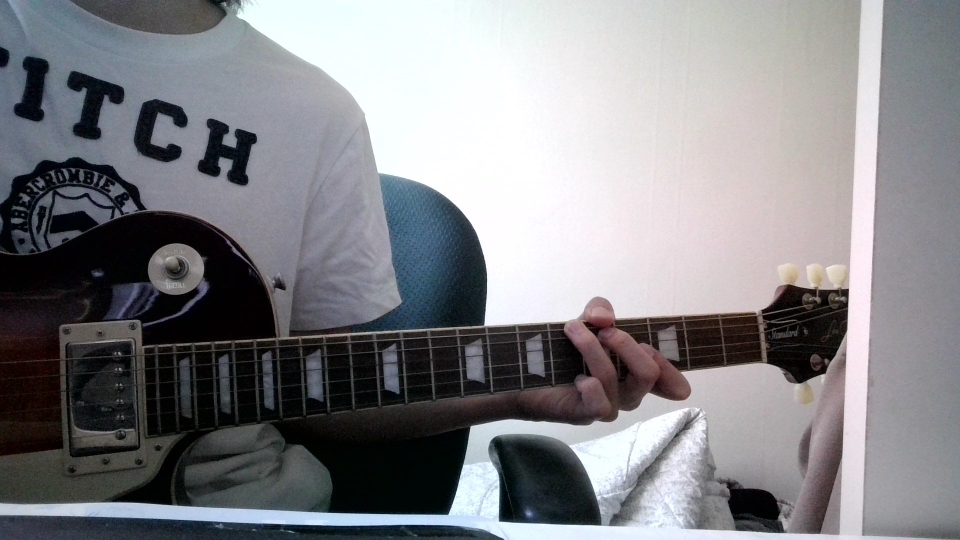
#> input picture project2/src/hyonj.jpg, 1920 x 1080 px, given in place of That's Hilarious.mp4, which was not available (shown at 1/2 size)
$ python fret_test.py   (older library calls are emulated)
#> lines starting #> are read from the running program, lines starting #| are printed output that depends on the picture; after the words box and inside, x2 and y2 are one past the last pixel; in counts of white or black regions, pixels touching at a corner belong together; pictures that were not available may be replaced by others from this repository, and a replacement may not be noted
import cv2
import numpy as np
#from strings import Strings

cap = cv2.VideoCapture('That\'s Hilarious.mp4')
cap.set(1, 200)

ret, image = cap.read()
#> image is the input picture: shape (1080, 1920, 3); mean B, G, R 135.1, 131.5, 131.4

image = image[200:500, 400:]
#> image: shape (300, 1520, 3)
image = cv2.imread("../guitar-fingering-recognition-86172fff95313f403475d913c69e564dcd0e0035/pictures2/chordD_2.jpg")
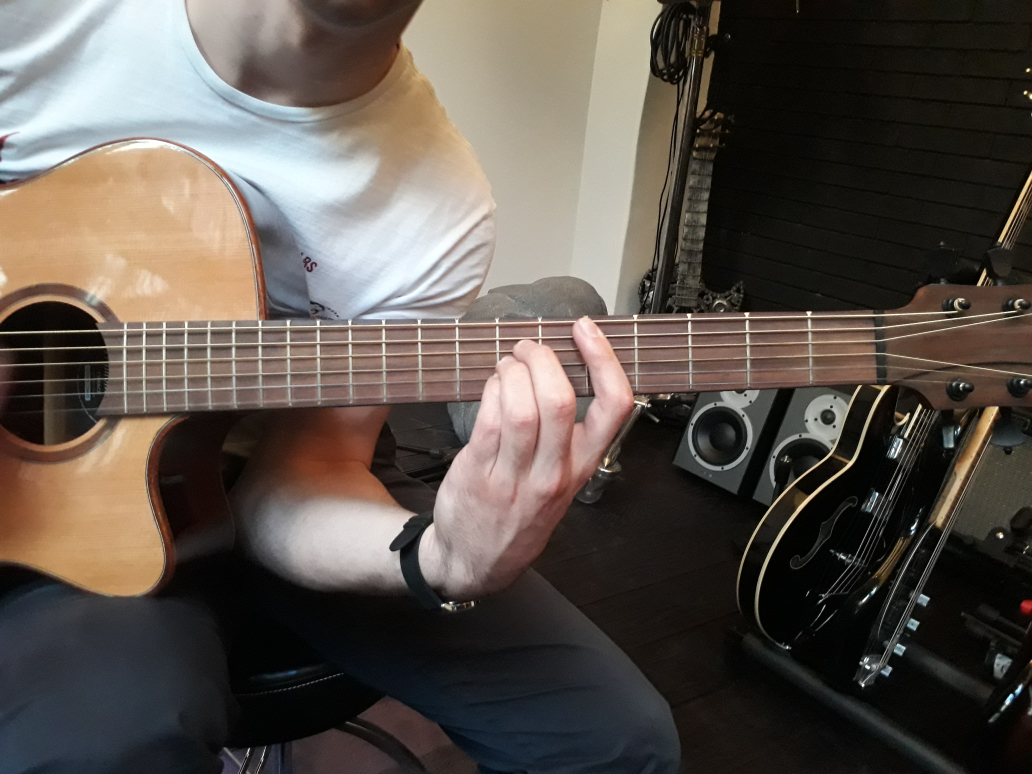
#> input picture project2/src/chordD_2.jpg, 4128 x 3096 px, found by its file name (shown at 1/4 size)
#> image is the input picture: shape (3096, 4128, 3); mean B, G, R 76.2, 83.3, 91.6
#cv2.imshow("hough", image)
#cv2.waitKey(0)
height = len(image)
#> height = 3096
width = len(image[0])
#> width = 4128
image = cv2.resize(image, dsize=(int(width/4), int(height/4)), interpolation=cv2.INTER_AREA)
#> image: shape (774, 1032, 3)
print(image.shape)
#| (774, 1032, 3)
height = len(image)
#> height = 774
width = len(image[0])
#> width = 1032
neck_with_frets = np.zeros((height, width, 3), np.uint8)
gray = cv2.cvtColor(image, cv2.COLOR_BGR2GRAY)
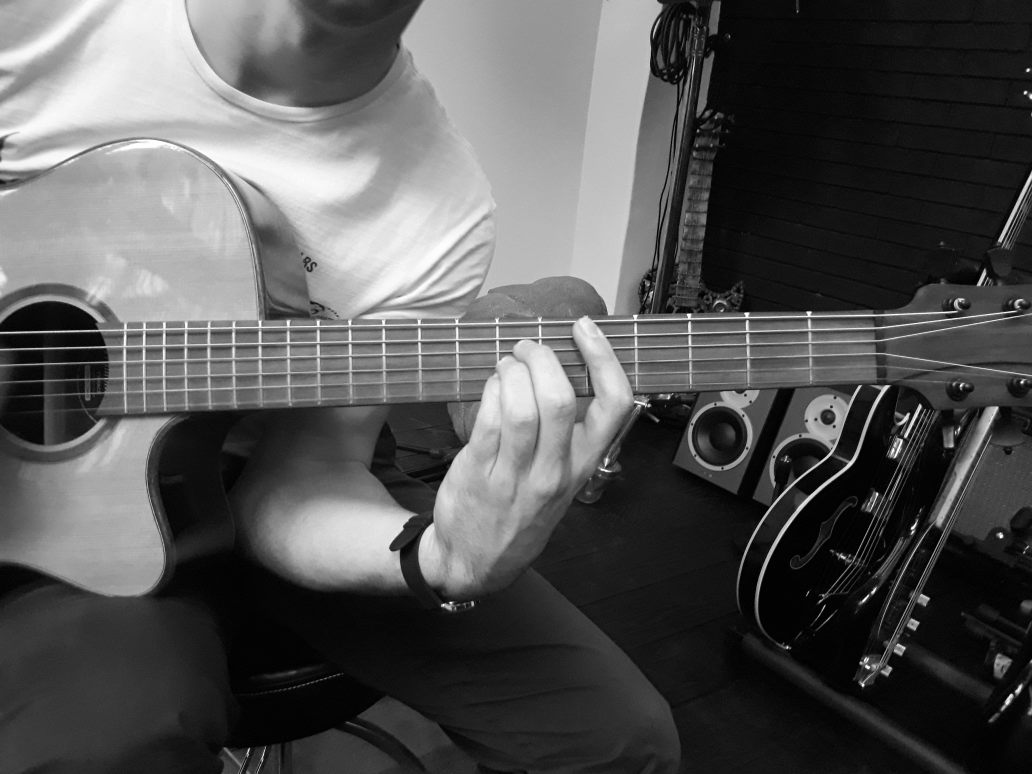
#> gray: shape (774, 1032); min 0, max 255, mean 84.9
# 1. Detect frets with Hough transform and form an Image based on these

edges = cv2.Sobel(gray, cv2.CV_8U, 1, 0, 3)
#print(edges.shape)


kernel = np.ones((11, 11), np.uint8)
edges = cv2.morphologyEx(edges, cv2.MORPH_CLOSE, kernel)
red, edges = cv2.threshold(edges,127,255, cv2.THRESH_BINARY)
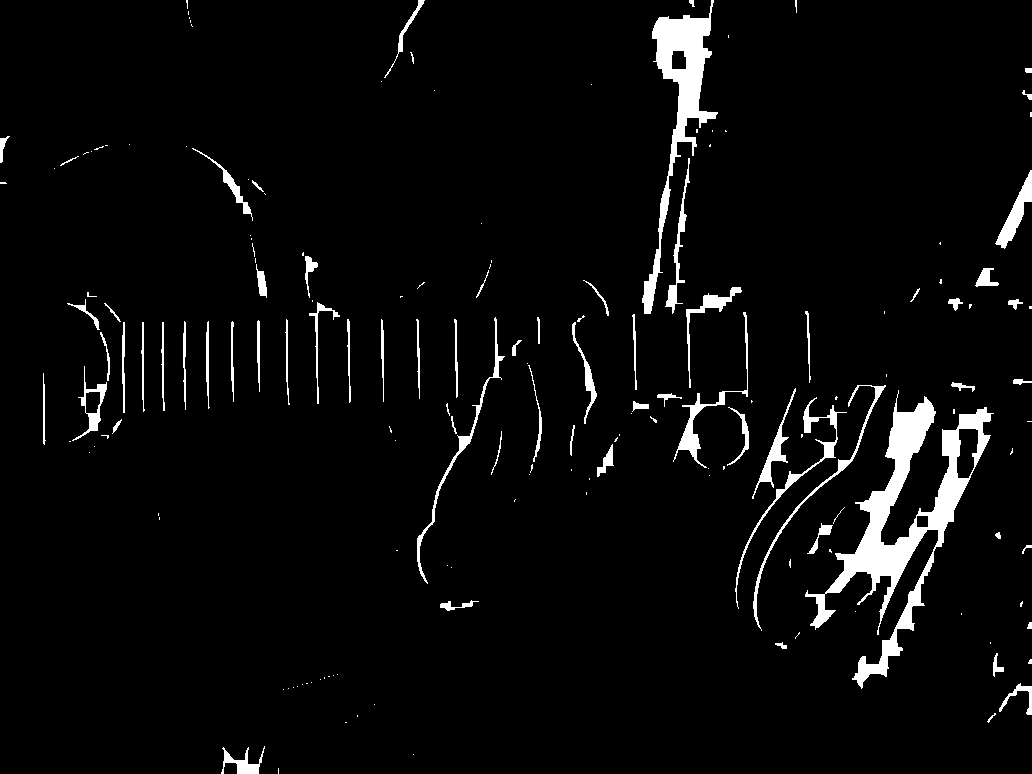
#> edges: shape (774, 1032); 4.2% white; 173 white regions (100 under 20 px), largest, box (x1, y1, x2, y2) and area: (805, 390, 994, 689) 11469, (642, 0, 718, 314) 5396, (735, 397, 847, 609) 1098
#edges = cv2.GaussianBlur(edges, (0, 0), )
#print(edges)
# edges = cv2.medianBlur(edges, 3)

lines = cv2.HoughLinesP(edges, 1, np.pi / 180, 5, 20, 10)
#> lines = 482 rows, first 6: [678, 141, 699, 18], [996, 243, 1012, 208], [887, 593, 922, 527], [916, 452, 928, 400], [838, 592, 889, 507], [659, 224, 664, 188]

size = len(lines)
#> size = 482

print(size)
#| 482

for x in range(size):
    for x1, y1, x2, y2 in lines[x]:
        cv2.line(image, (x1, y1), (x2, y2), (0, 0, 255), 2)
        cv2.line(neck_with_frets, (x1, y1), (x2, y2), (255, 255, 255), 2)
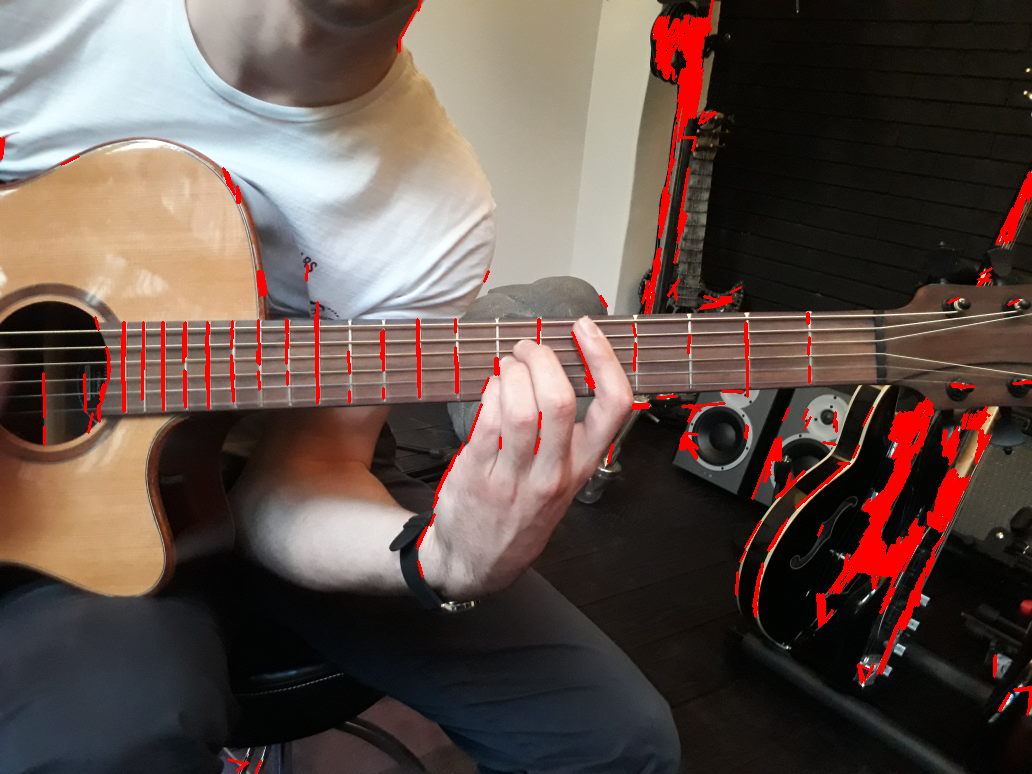
#> image: shape (774, 1032, 3); mean B, G, R 73.7, 80.5, 97.2
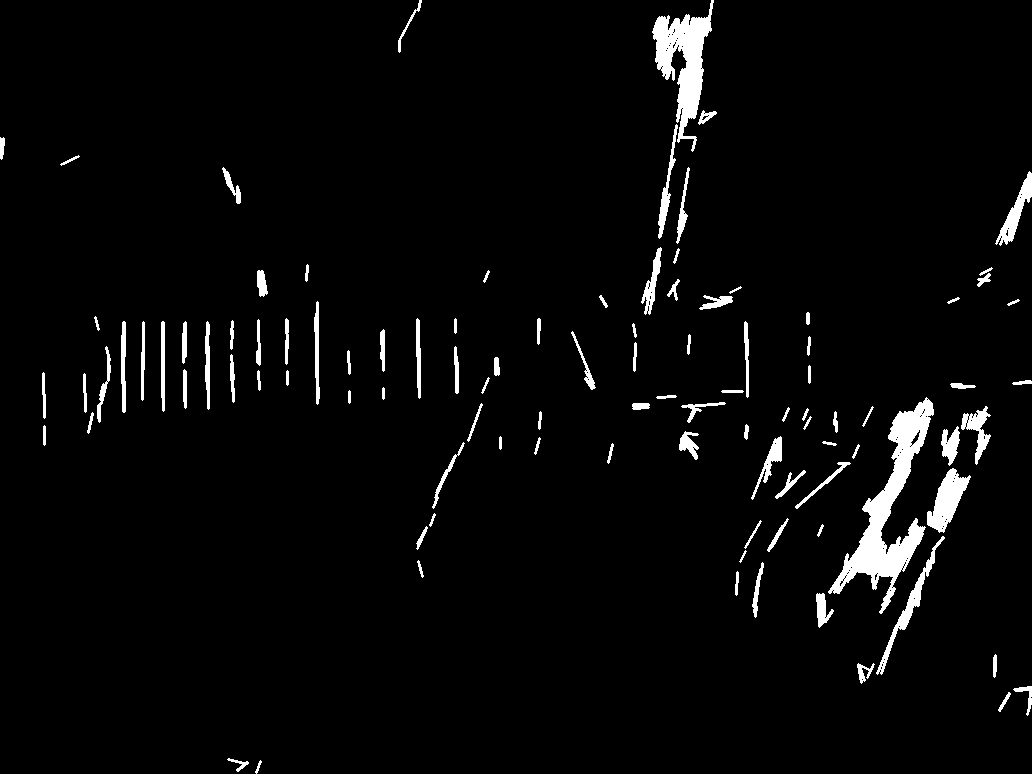
#> neck_with_frets: shape (774, 1032, 3); 3.4% white; 104 white regions, largest, box (x1, y1, x2, y2) and area: (828, 397, 934, 614) 6080, (652, 0, 714, 152) 3754, (927, 468, 971, 533) 1358

cv2.imshow("iamge", image)
cv2.imshow("edges", edges)
cv2.imshow("neck_with_frets", neck_with_frets)
cv2.waitKey(0)

neck_str_gray = cv2.cvtColor(neck_with_frets, cv2.COLOR_BGR2GRAY)
# 2. Slice image vertically at different points and calculate gaps between strings at these slices
slices = {}
nb_slices = int(width / 50)
#> nb_slices = 20
for i in range(nb_slices):
    slices[(i + 1) * 50] = []  # slices dict is {x_pixel_of_slice : [y_pixels_where_line_detected]}
#print(nb_slices)
#print(slices.keys())
for index_line, line in enumerate(neck_str_gray):
    for index_pixel in range(50, len(line), 50):
        #print(pixel)
        if line[index_pixel] == 255:
            slices[index_pixel].append(index_line)

#print(slices)
slices_differences = {}  # slices_differences dict is {x_pixel_of_slice : [gaps_between_detected_lines]}
for k in slices.keys():
    temp = []
    n = 0
    slices[k] = list(sorted(slices[k]))
    for p in range(len(slices[k]) - 1):
        temp.append(slices[k][p + 1] - slices[k][p])
        if slices[k][p + 1] - slices[k][p] > 1:
            n += 1
    slices_differences[k] = temp
print(slices_differences)
#> (printed output is left out)
points = []
points_dict = {}
for j in slices_differences.keys():
    gaps = [g for g in slices_differences[j] if g > 1]
    points_dict[j] = []

    if len(gaps) > 3:
        median_gap = np.median(gaps)
        for index, diff in enumerate(slices_differences[j]):
            if abs(diff - median_gap) < 4:
                points_dict[j].append((j, slices[j][index] + int(median_gap / 2)))
            elif abs(diff / 2 - median_gap) < 4:
                points_dict[j].append((j, slices[j][index] + int(median_gap / 2)))
                points_dict[j].append((j, slices[j][index] + int(3 * median_gap / 2)))

    points.extend(points_dict[j])

'''for p in points:
    print(p)
    cv2.circle(neck.image, p, 3, (0, 255, 0), -1)
plt.imshow(cv2.cvtColor(neck.image, cv2.COLOR_BGR2RGB))
plt.show()'''

points_divided = [[] for i in range(5)]
#> points_divided = [[], [], [], [], []]
for s in points_dict.keys():
    for i in range(5):
        try:
            # cv2.circle(neck.image, points_dict[s][i], 3, (255, 0, 0), -1)
            points_divided[i].append(points_dict[s][i])
        except IndexError:
            pass

# 3. Use fitLine function to form lines separating each string

tuning = ["E", "A", "D", "G", "B", "E6"]
#strings = Strings(tuning)

for i in range(5):
    cnt = np.array(points_divided[i])
    print(cnt)
    if len(cnt)==0:
        continue
    print(cnt)
    [vx, vy, x, y] = cv2.fitLine(cnt, cv2.DIST_L12, 0, 0.01, 0.01)  # best distType found was DIST_L12

    left_extreme = int((-x * vy / vx) + y)
    right_extreme = int(((width - x) * vy / vx) + y)

    #strings.separating_lines[tuning[i]] = [(width - 1, right_extreme), (0, left_extreme)]

    cv2.line(image, (width - 1, right_extreme), (0, left_extreme), (0, 0, 255), 2)
#> this loop made 5 passes
#> (y, left_extreme, right_extreme) on passes 1 to 4: ([503], 503, 503), ([528], 528, 528), ([583], 583, 583), ([608], 608, 608)
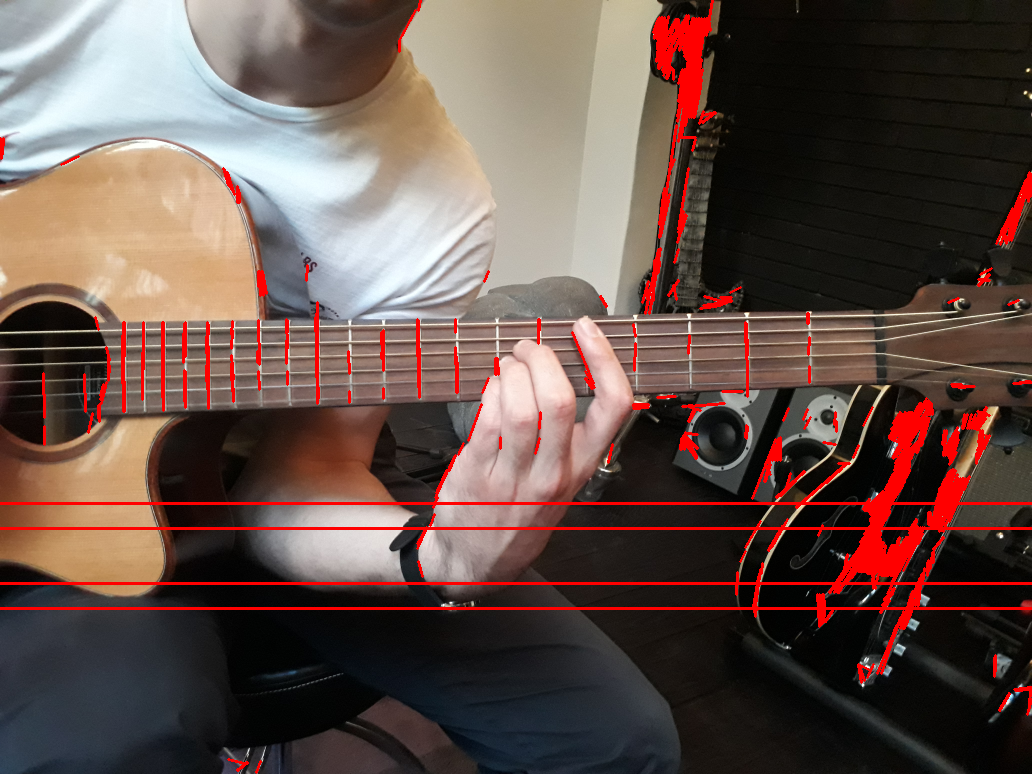
#> image: shape (774, 1032, 3); 1.48% of pixels changed, all inside (x1, y1, x2, y2) = (0, 502, 1032, 610)


#print(minx, maxx, miny, maxy)
cv2.imshow("original", image)
cv2.imshow("image", neck_with_frets)
#cv.imshow("canny", edges)
#cv.imshow("cut", image[int(minx):int(maxx)][int(miny):int(maxy)])
#cv.imshow("hough", lines)
cv2.waitKey(0)
cv2.destroyAllWindows()
